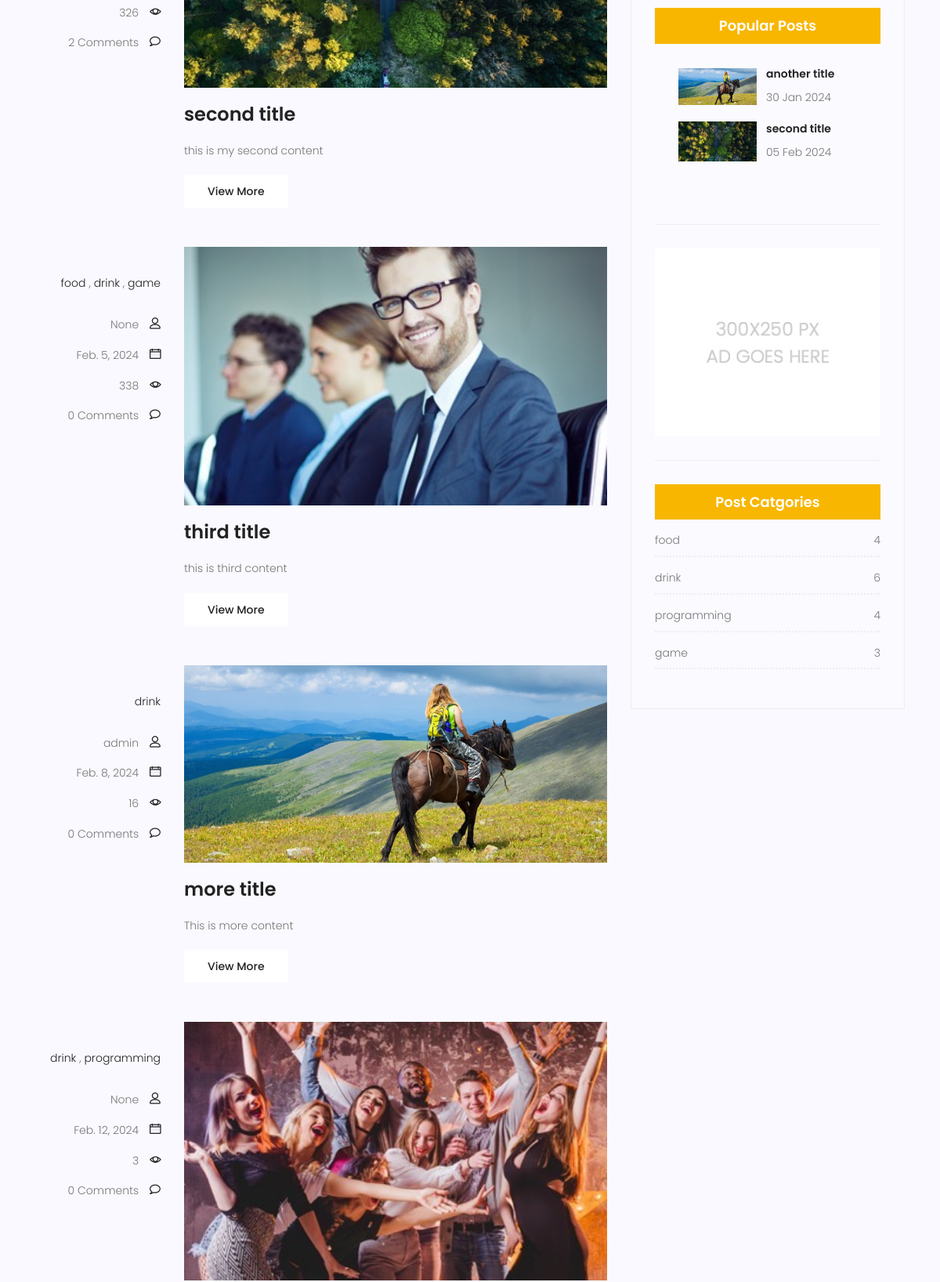
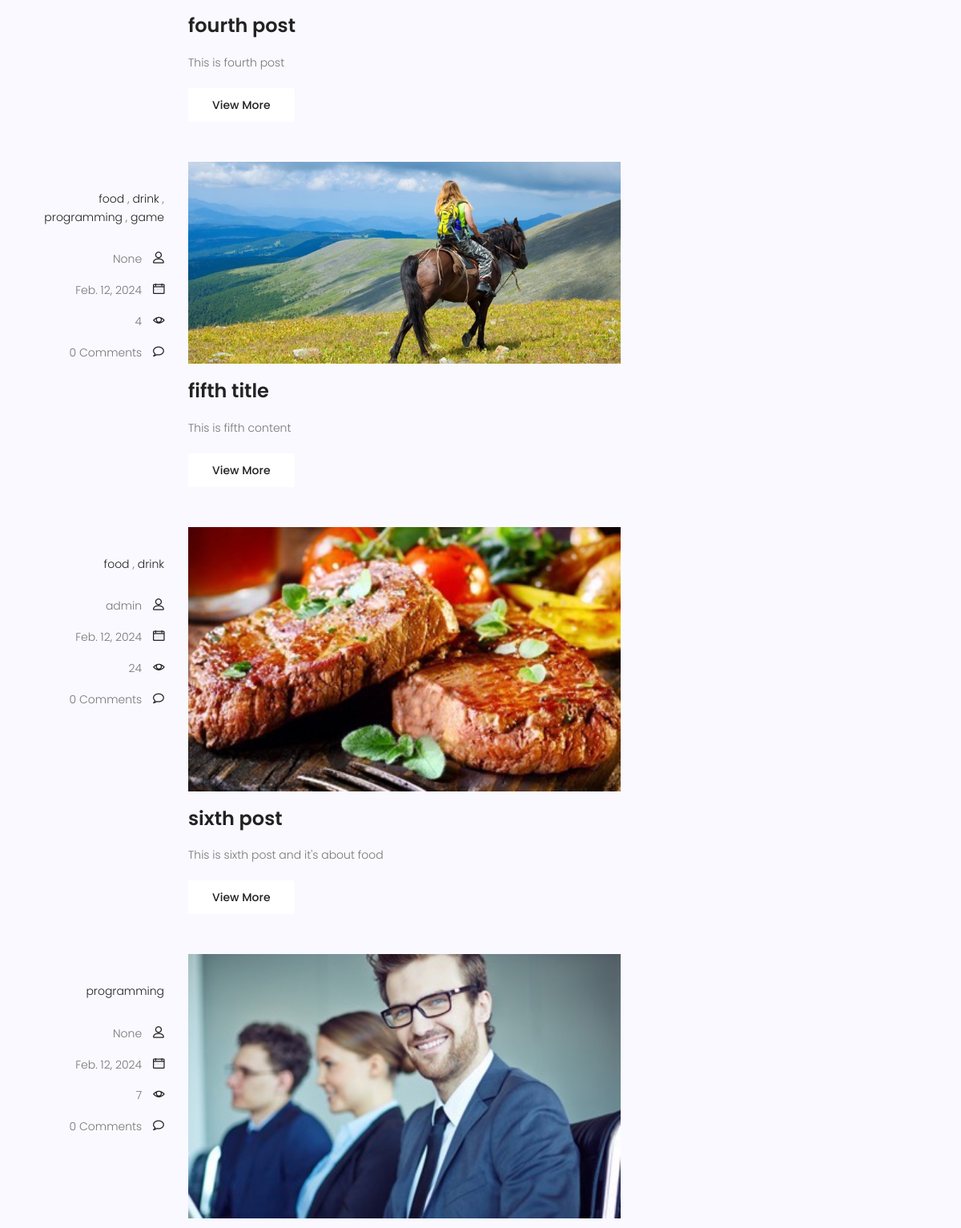
The page /blog/ (middle part) on the database as committed earlier (2 pictures, top to bottom).
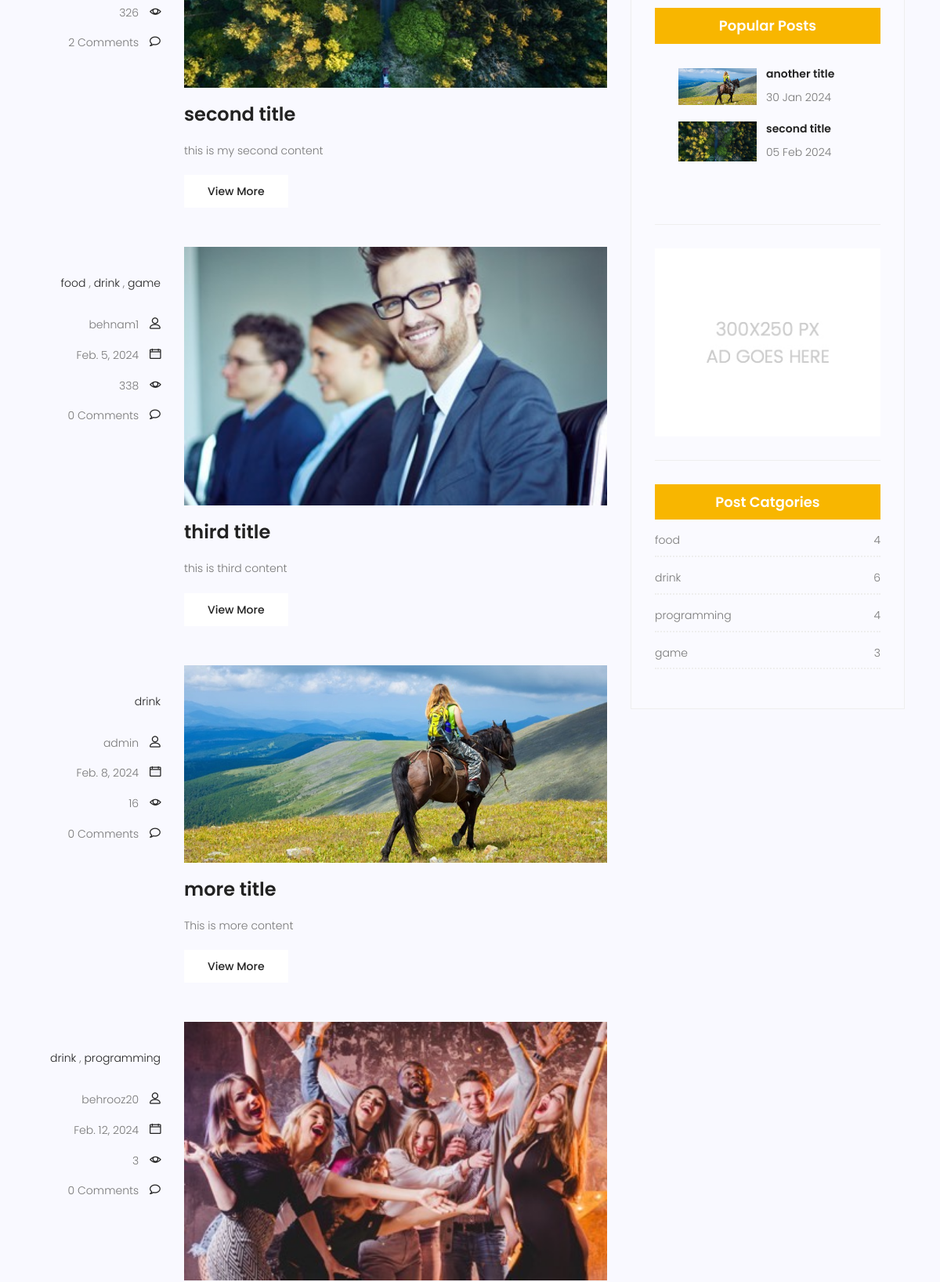
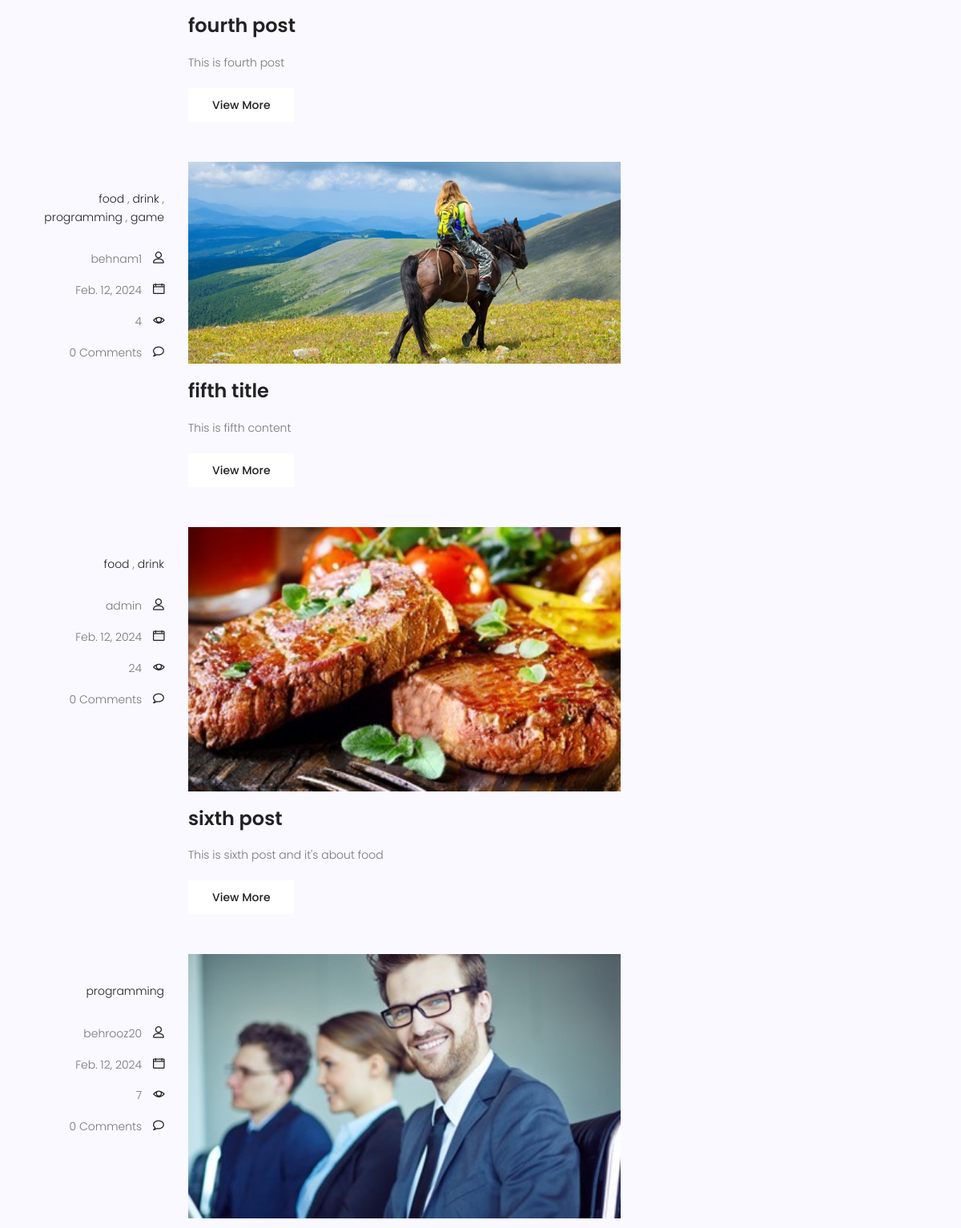
The same page on the database as committed later (2 pictures, top to bottom).
### blog/models.py (models this page shows, shortened)
class Post(models.Model):
    author = models.ForeignKey(User, on_delete=models.SET_NULL, null=True)
    image = models.ImageField(upload_to='blog/', default='blog/default.jpg')
    title = models.CharField(max_length=250)
    content = models.TextField()
    category = models.ManyToManyField(Category)
    tags = TaggableManager()
    counted_view = models.IntegerField(default = 0)
    status = models.BooleanField(default = False)
    login_require = models.BooleanField(default=False)
    published_date = models.DateTimeField(null=True)
    creaded_date = models.DateTimeField(auto_now_add = True)
    updated_date = models.DateTimeField(auto_now = True)
    class Meta:
        ordering = ['published_date']

class Category(models.Model):
    name = models.CharField(max_length=250)
    def __str__(self):
        return self.name

### blog/views.py (the view)
# urls.py: path('', blog_page,name='index'),
def blog_page(request, cat_name=None, author_username=None, tag_name = None):
    posts = Post.objects.filter(status=True, published_date__lte=timezone.now())
    if cat_name:
        posts = posts.filter(category__name=cat_name, status=True, published_date__lte=timezone.now())
    if author_username:
        posts = posts.filter(author__username=author_username, status=True, published_date__lte=timezone.now())
    if tag_name:
        posts = posts.filter(tags__name=tag_name)
    context = {'posts': posts}
    return render(request, 'blog/blog-home.html', context)

### blog/templatetags/blog_tags.py (called while the page is built)
@register.inclusion_tag('blog/popular-posts.html')
def popular_post():
    posts = Post.objects.filter(status=1).order_by('published_date')[:2]
    return {'posts':posts}

@register.inclusion_tag('blog/post-category.html')
def post_category():
    posts = Post.objects.filter(status=1)
    categories = Category.objects.all()
    cat_dict = {}
    for name in categories:
        cat_dict[name] = posts.filter(category=name).count()
    return {'categories':cat_dict}

@register.simple_tag(name='comment_count')
def function(pid):
    post = Post.objects.get(pk=pid)
    return Comment.objects.filter(post=post.id, approved=True).count()

### templates/blog/blog-home.html (shortened to what this page needs)
{% extends 'base.html' %}
{% load static %}
{% load blog_tags %}
{% load humanize %}
{% block content %}
<section class="post-content-area">
	<div class="container">
		<div class="row">
			<div class="col-lg-8 posts-list">
				{% for post in posts %}
				<div class="single-post row">
					<div class="col-lg-3  col-md-3 meta-details">
						<ul class="tags">
							{% for cat in post.category.all %}
							<li><a href="{% url 'blog:category' cat_name=cat.name %}">{{cat.name}}</a></li>
							{% if not forloop.last %}
							,
							{% endif %}
							{% endfor %}
						</ul>
						<div class="user-details row">
							<p class="user-name col-lg-12 col-md-12 col-6"><a
									href="{% url 'blog:author' author_username=post.author.username %}">{{post.author}}</a>
								<span class="lnr lnr-user"></span></p>
							<p class="date col-lg-12 col-md-12 col-6"><a href="#">{{post.published_date|naturalday}}</a> <span
									class="lnr lnr-calendar-full"></span></p>
							<p class="view col-lg-12 col-md-12 col-6"><a href="#">{{post.counted_view}}</a> <span
									class="lnr lnr-eye"></span></p>
							<p class="comments col-lg-12 col-md-12 col-6"><a href="#">{% comment_count post.id %} Comments</a> <span
									class="lnr lnr-bubble"></span></p>
						</div>
					</div>
					<div class="col-lg-9 col-md-9 ">
						<div class="feature-img">
							<img class="img-fluid" src="{{post.image.url}}" alt="">
						</div>
						<a class="posts-title" href="{% url 'blog:single' pid=post.id %}">
							<h3>{{post.title}}</h3>
						</a>
						<p class="excert">
							{{post.content}}
						</p>
						<a href="{% url 'blog:single' pid=post.id %}" class="primary-btn">View More</a>
					</div>
				</div>
				{% endfor %}
			</div>
			<div class="col-lg-4 sidebar-widgets">
				<div class="widget-wrap">
					<div class="single-sidebar-widget popular-post-widget">
						<h4 class="popular-title">Popular Posts</h4>
						{% popular_post %}
					</div>
					<div class="single-sidebar-widget ads-widget">
						<a href="#"><img class="img-fluid" src="{% static 'img/blog/ads-banner.jpg' %}" alt=""></a>
					</div>
					{% post_category %}
				</div>
			</div>
		</div>
	</div>
</section>
{% endblock %}

### templates/base.html (shortened to what this page needs)
{% load static %}
<!DOCTYPE html>
<html lang="zxx" class="no-js">
<head>
    <link rel="stylesheet" href="{% static 'css/linearicons.css' %}">
    <link rel="stylesheet" href="{% static 'css/font-awesome.min.css' %}">
    <link rel="stylesheet" href="{% static 'css/bootstrap.css' %}">
    <link rel="stylesheet" href="{% static 'css/magnific-popup.css' %}">
    <link rel="stylesheet" href="{% static 'css/jquery-ui.css' %}">
    <link rel="stylesheet" href="{% static 'css/nice-select.css' %}">
    <link rel="stylesheet" href="{% static 'css/animate.min.css' %}">
    <link rel="stylesheet" href="{% static 'css/owl.carousel.css' %}">
    <link rel="stylesheet" href="{% static 'css/main.css' %}">
</head>
<body>
    {% block content %}
    {% endblock %}
</body>
</html>

### templates/blog/popular-posts.html
{% load static %}
<div class="single-sidebar-widget popular-post-widget">
    <div class="popular-post-list">
        {% for post in posts %}
        <div class="single-post-list d-flex flex-row align-items-center">
            <div class="thumb">
                <img class="img-fluid" src="{{post.image.url}}" alt="">
            </div>
            <div class="details">
                <a href="{% url 'blog:single' pid=post.id %}">
                    <h6>{{post.title}}</h6>
                </a>
                <p>{{post.published_date|date:'d M Y'}}</p>
            </div>
        </div>
        {% endfor %}
    </div>
</div>

### templates/blog/post-category.html
<div class="single-sidebar-widget post-category-widget">
    <h4 class="category-title">Post Catgories</h4>
    <ul class="cat-list">
        {% for name,count in categories.items %}
        <li>
            <a href="{% url 'blog:category' cat_name=name %}" class="d-flex justify-content-between">
                <p>{{name}}</p>
                <p>{{count}}</p>
            </a>
        </li>
        {% endfor %}
    </ul>
</div>

Rows that differ between the two databases and show on the page:
changed Post "third title": author "None" → "behnam1"
changed Post "fourth post": author "None" → "behrooz20"
changed Post "fifth title": author "None" → "behnam1"
changed Post (number 7 of 8 on the later page): author "None" → "behrooz20"
